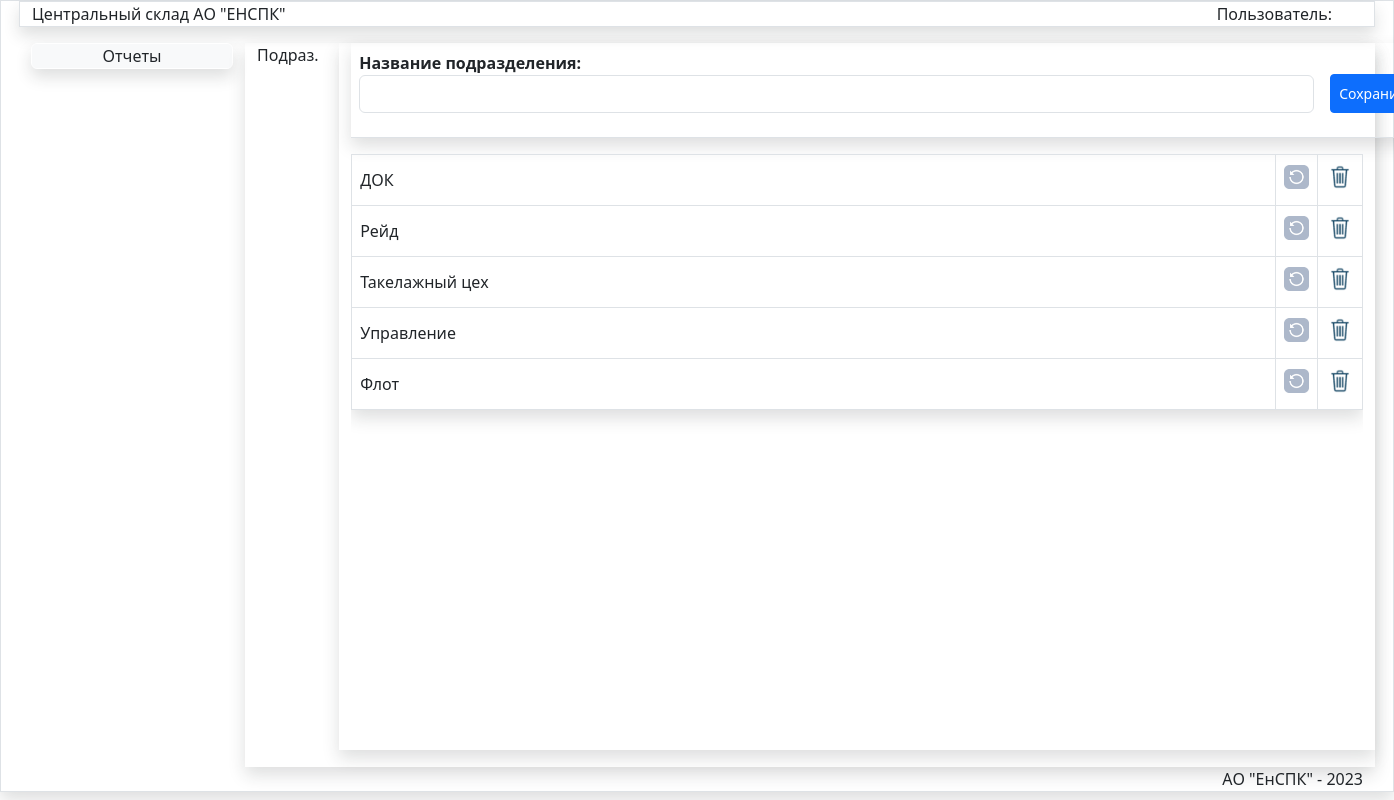
Page /podraz/ on the earlier database version.
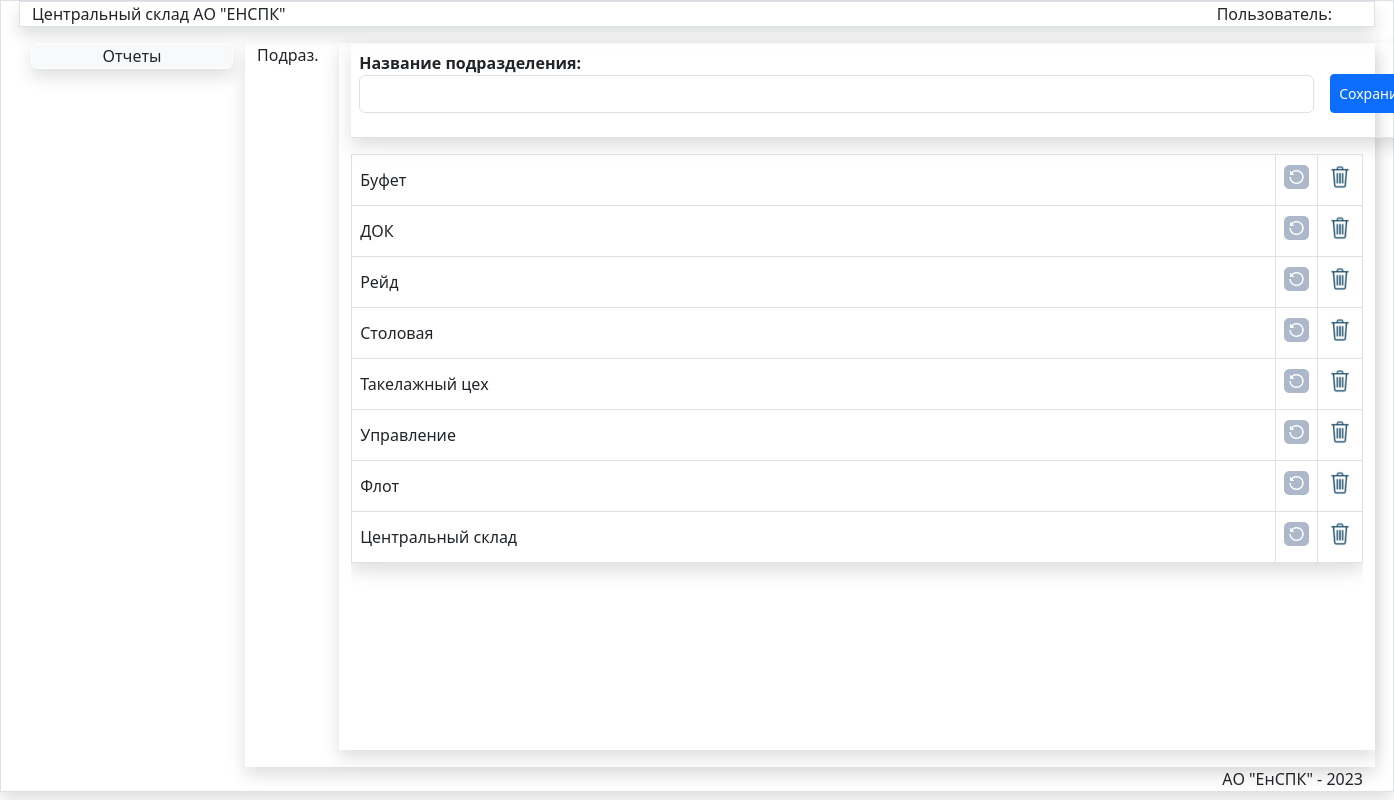
Same page on the later database version.
### store/models.py (models this page shows, shortened)
class Podraz(models.Model):
    title = models.CharField(max_length=150, verbose_name='Название подразделения', )
    class Meta:
        verbose_name = 'Подразделение'
        verbose_name_plural = 'Подразделения'
        ordering = ['title', ]

### store/views.py (the view)
# urls.py: path('podraz/', PodrazList, name='PodrazList'),
def PodrazList(request):
    unit = Podraz.objects.all()
    form = PodrazForm()
    return render(request, 'store/spr/SprList.html', {'title': "Подраз.",
                                                      'unit': unit, 'form': form, 'pic_label': 'Подраз.',
                                                      'url_delete': reverse('PodrazDelete'),
                                                      'url_name': reverse('SavePodraz'),
                                                      'url_update': reverse('PodrazUpdate')
                                                      })

### store/forms.py
class PodrazForm(forms.ModelForm):
   class Meta:
      model = Podraz
      fields = ['title']
      widgets = {
    'title': forms.TextInput(attrs={'class': 'form-control', 'style':'width:955px;','id':'idtitle'}),
         }

### store/templates/store/spr/SprList.html (shortened to what this page needs)
{% extends 'store/menu.html' %}
{% load static %}
{% block DataArea %}
<div class="row">
    <div class="col-md-1  ">{{pic_label}}</div>
<div class="col-md-11 mx-auto shadow">
<table class="table  shadow ">
 <thead>
    <tr>
      <th >
<form action={{url_name}} method="post" id="post-form">
        {{ form.as_p}}</th>
<th class="pt-4 "> <button type="submit" class="btn  btn-primary btn-sm mb-3 pt-2 pb-2 " id="savebtn">Сохранить</button>
</th>
    </tr>
  </thead>
</table>
<div class="scrolltable">
<table class="table shadow table-bordered table-hover" id="data-table">
<tbody id="tbody">
    {% for item in unit %}
<tr>
<td style="width:960px; " class="align-middle">{{item.title}}</td>
<td class="text-center align-middle" ><input data-sid="{{item.pk}}" data-update="{{url_update}}" value="Update" type="image" class="btn-update" src="{% static '/images/update.png' %}" width="25px" > </td>
<td class="text-center align-middle" ><input data-sid="{{item.pk}}" data-del="{{url_delete}}" class="btn-del " value="Delete" type="image" src="{% static '/images/del.png' %}" width="28px"> </td>
</tr>
{% endfor %}
</tbody>
</table>
</div>
</div>
</div>
{% endblock DataArea %}

Differences in the rows shown:
added Podraz: title "Буфет"
added Podraz: title "Столовая"
added Podraz: title "Центральный склад"
